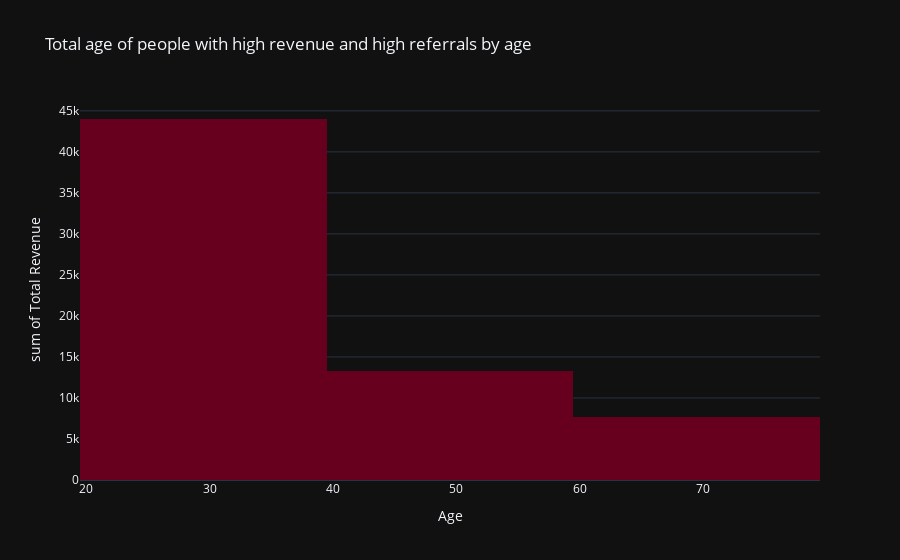

Notebook code for this chart:
### Code cell
#Let`s see if age has any effect

px.data.gapminder()
for templates in ['plotly_dark']:
 age_fig= px.histogram(main, x='Age', y='Total Revenue', color_discrete_sequence=px.colors.sequential.RdBu,
 title='Total age of people with high revenue and high referrals by age',  template=templates)
 age_fig.show()

### Figure 1 — Plotly figure (JSON) as saved in the notebook; plotly's stock layout.template omitted (floating-point values rounded to 4 significant figures)
{"data": [{"alignmentgroup": "True", "bingroup": "x", "histfunc": "sum", "hovertemplate": "Age=%{x}<br>sum of Total Revenue=%{y}<extra></extra>", "legendgroup": "", "marker": {"color": "rgb(103,0,31)", "pattern": {"shape": ""}}, "name": "", "offsetgroup": "", "orientation": "v", "showlegend": false, "type": "histogram", "x": [35, 49, 21, 21, 31, 23, 55, 61, 73, 28], "xaxis": "x", "y": [10270.0, 9161.0, 9036.0, 8862.0, 7531.0, 4832.0, 4187.0, 3934.0, 3805.0, 3475.0], "yaxis": "y"}], "layout": {"barmode": "relative", "legend": {"tracegroupgap": 0}, "title": {"text": "Total age of people with high revenue and high referrals by age"}, "xaxis": {"anchor": "y", "domain": [0, 1], "title": {"text": "Age"}}, "yaxis": {"anchor": "x", "domain": [0, 1], "title": {"text": "sum of Total Revenue"}}}}
